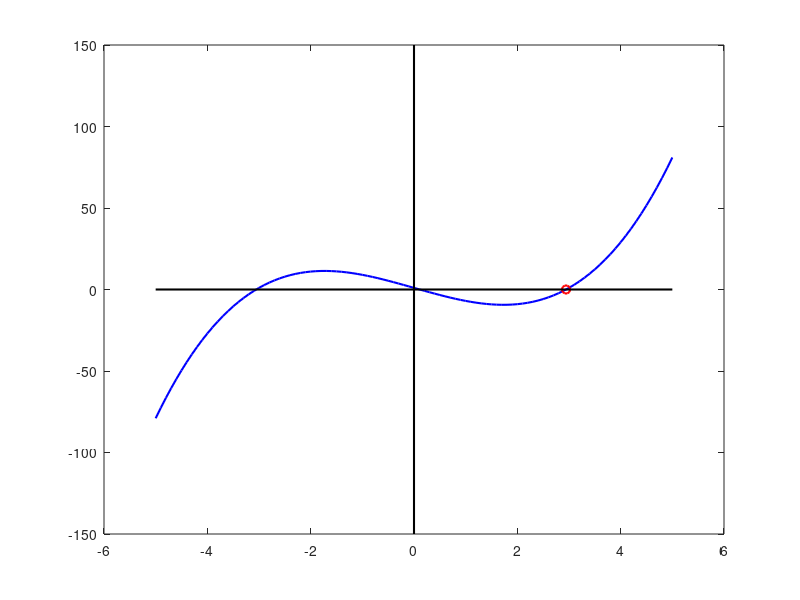

Write MATLAB code to recreate this figure. (Note: this script raises an error after producing the figure.)
%Find roots using Newton Rapson Method
clc
clear fig
f=@(x) x.^3-(9*x)+1;
g=@(x) ((9*x)-1).^(1/3);
dg=@(x) [3*((9*x)-1).^(-2/3)];
n=100;
tol=0.0001;
x0=input('Enter the initial value x0= ');
if(dg(x0)>=1)
    disp('There is no roots in x0');
else
    for(i=1:n)
        x=g(x0);
        if abs(x-x0)<tol
            break
        end
        x0=x;
        
    end
end

fprintf('The root is %f',x0);

x=-5:0.1:5;
plot(x,x.^3-(9*x)+1,'b','linewidth',1.5)
hold on
plot(x0,f(x0),'or','linewidth',1.5)
plot([min(x),max(x)],[0,0],'k','linewidth',1.5)
plot([0,0],[-150,150],'k','linewidth',1.5)
h=legend('Graph of a original function',' Real root of a given function',2);
hold off
xlabel('x-axis','FontSize',14)
ylabel('y-axis','FontSize',14)